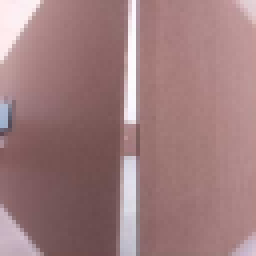
#> input picture lab6/cropped_images/TRAIN/143_cropped.png, 64 x 64 px (shown 4 times larger)
$ python -i new_knn.py   (imports and definitions only)   (older library calls are emulated)
#> lines starting #> are read from the running program, lines starting #| are printed output that depends on the picture; after the words box and inside, x2 and y2 are one past the last pixel; in counts of white or black regions, pixels touching at a corner belong together
#> further down, picture is the input picture: shape (64, 64, 3); mean B, G, R 124.8, 123.5, 157.9
#!/usr/bin/env python3
import cv2
import argparse
import csv
import math
import pickle
import numpy as np
import random
import os
import shutil
import albumentations as A
from skimage.feature import hog
import matplotlib.pyplot as plt

# --- NEW: Imports for scikit-learn ---
from sklearn.neighbors import KNeighborsClassifier
from sklearn.preprocessing import StandardScaler
from sklearn.pipeline import make_pipeline

# --- Resize dimensions ---
# We will resize the CROPPED sign to this standard size
RESIZE_DIM = (64, 64)

def preprocess_and_crop(image, label=None):
    """
    Finds the sign in the image, crops it, and resizes it.
    This is the most important step for high accuracy.
    For class 0 (empty walls), skip cropping and just resize.
    """
    if image is None or image.size == 0:
        return None

    # Class 0 (empty wall) - don't crop, just resize
    if label is not None and int(label) == 0:
        return cv2.resize(image, RESIZE_DIM, interpolation=cv2.INTER_AREA)

    # 1. Convert to HSV color space
    hsv = cv2.cvtColor(image, cv2.COLOR_BGR2HSV)
#> hsv: shape (64, 64, 3); mean H, S, V 117.1, 59.4, 158.2

    # 2. Define color masks for all sign colors
    # Red (Stop, Do Not Enter)
    mask1 = cv2.inRange(hsv, (0, 70, 50), (10, 255, 255))
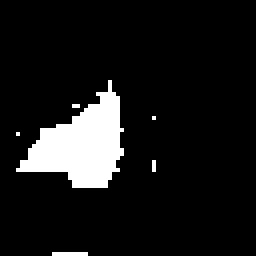
#> mask1: shape (64, 64) (shown 4 times larger); 9.5% white; 6 white regions (5 under 20 px), largest, box (x1, y1, x2, y2) and area: (4, 20, 31, 47) 374
    mask2 = cv2.inRange(hsv, (170, 70, 50), (180, 255, 255))
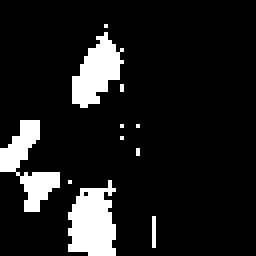
#> mask2: shape (64, 64) (shown 4 times larger); 11.4% white; 11 white regions (8 under 20 px), largest, box (x1, y1, x2, y2) and area: (17, 45, 29, 64) 170, (0, 30, 15, 53) 141, (18, 8, 31, 27) 138
    mask_red = cv2.bitwise_or(mask1, mask2)
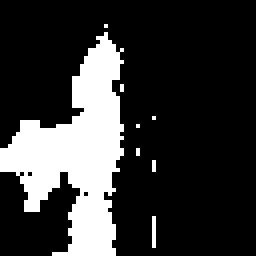
#> mask_red: shape (64, 64) (shown 4 times larger); 20.9% white; 8 white regions (7 under 20 px), largest, box (x1, y1, x2, y2) and area: (0, 8, 31, 64) 838

    # Blue (Left Arrows) - Relaxed saturation threshold
    mask_blue = cv2.inRange(hsv, (90, 80, 50), (130, 255, 255))
#> mask_blue: shape (64, 64); every value is 0

    # Green/Yellow (Right Arrows) - Extended range to capture yellowish-green
    mask_green = cv2.inRange(hsv, (25, 40, 50), (95, 255, 255))

    # Orange (U-Turn, Goal)
    mask_orange = cv2.inRange(hsv, (10, 100, 100), (25, 255, 255))

    # Combine all masks
    mask = cv2.bitwise_or(mask_red, mask_blue)
    mask = cv2.bitwise_or(mask, mask_green)
    mask = cv2.bitwise_or(mask, mask_orange)

    # Apply morphological operations to fill gaps and connect components
    kernel = cv2.getStructuringElement(cv2.MORPH_ELLIPSE, (5, 5))
    mask = cv2.morphologyEx(mask, cv2.MORPH_CLOSE, kernel)
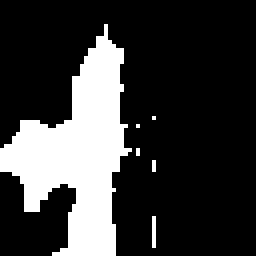
#> mask: shape (64, 64) (shown 4 times larger); 22.3% white; 6 white regions (5 under 20 px), largest, box (x1, y1, x2, y2) and area: (0, 6, 33, 64) 899
    mask = cv2.morphologyEx(mask, cv2.MORPH_OPEN, kernel)
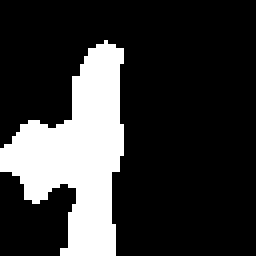
#> mask: shape (64, 64) (shown 4 times larger); 21.2% white; 1 white region

    # 3. Find the largest contour
    contours, _ = cv2.findContours(mask, cv2.RETR_EXTERNAL, cv2.CHAIN_APPROX_SIMPLE)
#> contours = 1 contour; box (x1, y1, x2, y2) and area: (0, 10, 31, 64) 790

    if not contours:
        # If no contour found, fallback to resizing the whole image
        return cv2.resize(image, RESIZE_DIM, interpolation=cv2.INTER_AREA)

    largest_contour = max(contours, key=cv2.contourArea)
#> largest_contour = contour of 76 points, box (x1, y1, x2, y2) (0, 10, 31, 64), area 790
    area = cv2.contourArea(largest_contour)
#> area = 789.5

    # 4. Crop to bounding box
    if area > 100: # Filter out tiny noise
        x, y, w, h = cv2.boundingRect(largest_contour)
#> x = 0; y = 10; w = 31; h = 54
        # Give a 10% padding for better context
        pad_x = int(w * 0.10)
#> pad_x = 3
        pad_y = int(h * 0.10)
#> pad_y = 5

        # Crop with padding, ensuring we stay within image bounds
        y_min = max(0, y - pad_y)
#> y_min = 5
        y_max = min(image.shape[0], y + h + pad_y)
#> y_max = 64
        x_min = max(0, x - pad_x)
#> x_min = 0
        x_max = min(image.shape[1], x + w + pad_x)
#> x_max = 34

        cropped_image = image[y_min:y_max, x_min:x_max]
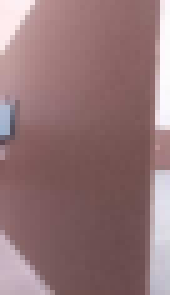
#> cropped_image: shape (59, 34, 3) (shown 5 times larger); mean B, G, R 117.4, 115.1, 146.1

        if cropped_image.size > 0:
            return cv2.resize(cropped_image, RESIZE_DIM, interpolation=cv2.INTER_AREA)
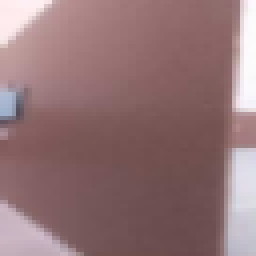
#> returned value: shape (64, 64, 3) (shown 4 times larger); mean of channels 0, 1, 2 117.3, 115, 146; drawn as B, G, R

    # Fallback if contour is too small or crop fails
    return cv2.resize(image, RESIZE_DIM, interpolation=cv2.INTER_AREA)

# [525 lines left out: functions extract_features, train_model, test_model, check_split_value_range, check_k_value, create_augmentation_pipeline and 5 more, not called in this run]

# [2 lines not run here, left out]

>>> import cv2
>>> picture = cv2.imread('cropped_images/TRAIN/143_cropped.png')
>>> result = preprocess_and_crop(picture)

$ run again, on lab6/cropped_images/TRAIN/147_cropped.png
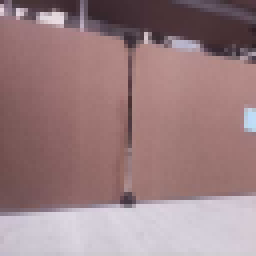
#> input picture lab6/cropped_images/TRAIN/147_cropped.png, 64 x 64 px (shown 4 times larger)
#> picture is the input picture: shape (64, 64, 3); mean B, G, R 129.5, 126.7, 155.2
#> hsv: shape (64, 64, 3); mean H, S, V 87.6, 54.2, 156.1
#> in preprocess_and_crop, `mask1 = cv2.inRange(hsv, (0, 70, 50), (10, 255, 255))`:
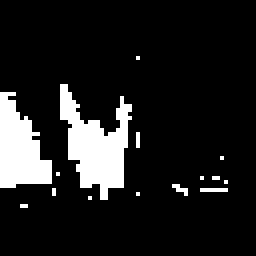
#> mask1: shape (64, 64) (shown 4 times larger); 12.1% white; 15 white regions (13 under 20 px), largest, box (x1, y1, x2, y2) and area: (15, 21, 33, 50) 263, (0, 23, 13, 47) 203
#> mask2: shape (64, 64); 14.5% white; 13 white regions (10 under 20 px), largest, box (x1, y1, x2, y2) and area: (0, 14, 25, 50) 261, (23, 0, 64, 12) 254, (7, 46, 13, 51) 23
#> mask_red: shape (64, 64); 26.6% white; 16 white regions (14 under 20 px), largest, box (x1, y1, x2, y2) and area: (0, 14, 33, 51) 778, (23, 0, 64, 12) 254
#> mask_blue: shape (64, 64); every value is 0
#> contours = 3 contours, 1 with area under 20; largest, box (x1, y1, x2, y2) and area: (0, 15, 35, 52) 790, (14, 0, 64, 12) 237
#> largest_contour = contour of 64 points, box (x1, y1, x2, y2) (0, 15, 35, 52), area 790
#> area = 790
#> x = 0; y = 15; w = 35; h = 37
#> pad_x = 3
#> y_min = 12
#> y_max = 55
#> x_min = 0
#> x_max = 38
#> in preprocess_and_crop, `return cv2.resize(cropped_image, RESIZE_DIM, interpolation=cv2.INTER_A..`:
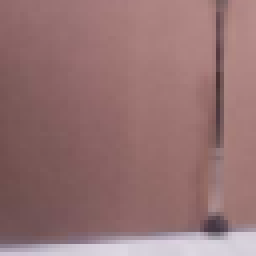
#> returned value: shape (64, 64, 3) (shown 4 times larger); mean of channels 0, 1, 2 114.4, 114, 149.7; drawn as B, G, R

$ run again, on lab6/cropped_images/TRAIN/153_cropped.png
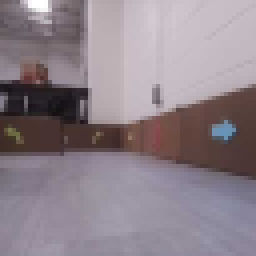
#> input picture lab6/cropped_images/TRAIN/153_cropped.png, 64 x 64 px (shown 4 times larger)
#> picture is the input picture: shape (64, 64, 3); mean B, G, R 138.3, 130, 141.7
#> hsv: shape (64, 64, 3); mean H, S, V 123.2, 33.9, 145.1
#> mask1: shape (64, 64); 13.8% white; 2 white regions (1 under 20 px), largest, box (x1, y1, x2, y2) and area: (0, 23, 64, 43) 549
#> mask2: shape (64, 64); 0.59% white in thin lines or dots, all inside (x1, y1, x2, y2) = (5, 19, 60, 41)
#> mask_red: shape (64, 64); 14.4% white; 3 white regions (1 under 20 px), largest, box (x1, y1, x2, y2) and area: (0, 23, 64, 43) 567, (5, 16, 12, 21) 23
#> mask_blue: shape (64, 64); 0.42% white in thin lines or dots, all inside (x1, y1, x2, y2) = (53, 31, 59, 35)
#> mask_green: shape (64, 64); 0.12% white in thin lines or dots, all inside (x1, y1, x2, y2) = (2, 32, 5, 35)
#> mask_orange: shape (64, 64); 0.05% white in thin lines or dots, all inside (x1, y1, x2, y2) = (2, 33, 33, 36)
#> contours = 2 contours, 1 with area under 20; largest, box (x1, y1, x2, y2) and area: (0, 23, 64, 43) 574
#> largest_contour = contour of 43 points, box (x1, y1, x2, y2) (0, 23, 64, 43), area 574
#> area = 574
#> x = 0; y = 23; w = 64; h = 20
#> pad_x = 6
#> pad_y = 2
#> y_min = 21
#> y_max = 45
#> x_min = 0
#> x_max = 64
#> in preprocess_and_crop, `return cv2.resize(cropped_image, RESIZE_DIM, interpolation=cv2.INTER_A..`:
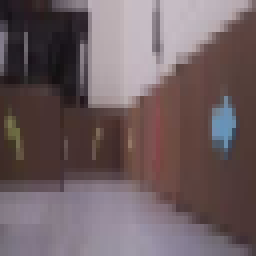
#> returned value: shape (64, 64, 3) (shown 4 times larger); mean of channels 0, 1, 2 97.4, 94.2, 110; drawn as B, G, R
